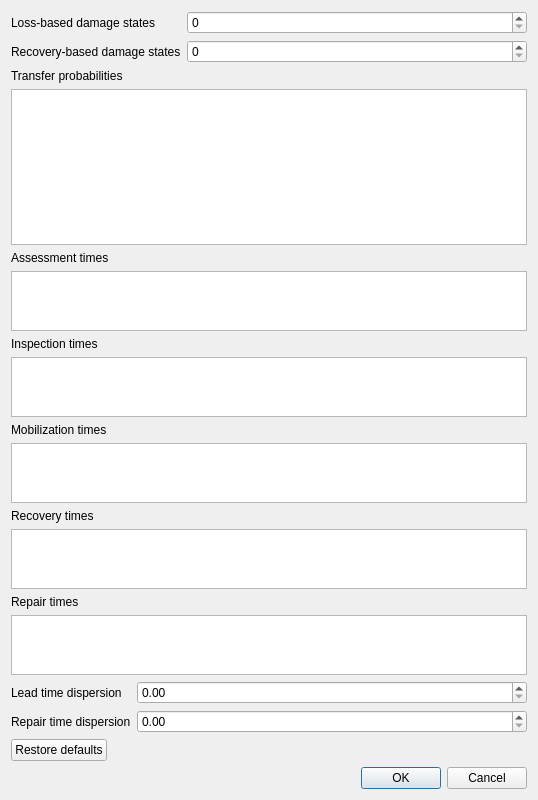
<?xml version="1.0" encoding="UTF-8"?>
<ui version="4.0">
 <class>RecoverySettingsDialog</class>
 <widget class="QDialog" name="RecoverySettingsDialog">
  <property name="geometry">
   <rect>
    <x>0</x>
    <y>0</y>
    <width>538</width>
    <height>800</height>
   </rect>
  </property>
  <property name="windowTitle">
   <string>Recovery Modeling Settings</string>
  </property>
  <layout class="QVBoxLayout" name="verticalLayout">
   <item>
    <layout class="QFormLayout" name="formLayout">
     <item row="0" column="0">
      <widget class="QLabel" name="label">
       <property name="text">
        <string>Loss-based damage states</string>
       </property>
      </widget>
     </item>
     <item row="1" column="0">
      <widget class="QLabel" name="label_2">
       <property name="text">
        <string>Recovery-based damage states</string>
       </property>
      </widget>
     </item>
     <item row="0" column="1">
      <widget class="QSpinBox" name="n_loss_based_dmg_states_sbx"/>
     </item>
     <item row="1" column="1">
      <widget class="QSpinBox" name="n_recovery_based_dmg_states_sbx"/>
     </item>
    </layout>
   </item>
   <item>
    <widget class="QLabel" name="label_3">
     <property name="text">
      <string>Transfer probabilities</string>
     </property>
    </widget>
   </item>
   <item>
    <widget class="QTableWidget" name="transfer_probabilities_tbl">
     <property name="sizePolicy">
      <sizepolicy hsizetype="Expanding" vsizetype="MinimumExpanding">
       <horstretch>0</horstretch>
       <verstretch>0</verstretch>
      </sizepolicy>
     </property>
     <property name="minimumSize">
      <size>
       <width>0</width>
       <height>156</height>
      </size>
     </property>
     <property name="sizeIncrement">
      <size>
       <width>0</width>
       <height>0</height>
      </size>
     </property>
    </widget>
   </item>
   <item>
    <widget class="QLabel" name="label_9">
     <property name="text">
      <string>Assessment times</string>
     </property>
    </widget>
   </item>
   <item>
    <widget class="QTableWidget" name="assessment_times_tbl">
     <property name="sizePolicy">
      <sizepolicy hsizetype="Expanding" vsizetype="MinimumExpanding">
       <horstretch>0</horstretch>
       <verstretch>0</verstretch>
      </sizepolicy>
     </property>
     <property name="minimumSize">
      <size>
       <width>0</width>
       <height>50</height>
      </size>
     </property>
     <property name="maximumSize">
      <size>
       <width>16777215</width>
       <height>16777215</height>
      </size>
     </property>
    </widget>
   </item>
   <item>
    <widget class="QLabel" name="label_8">
     <property name="text">
      <string>Inspection times</string>
     </property>
    </widget>
   </item>
   <item>
    <widget class="QTableWidget" name="inspection_times_tbl">
     <property name="sizePolicy">
      <sizepolicy hsizetype="Expanding" vsizetype="MinimumExpanding">
       <horstretch>0</horstretch>
       <verstretch>0</verstretch>
      </sizepolicy>
     </property>
     <property name="minimumSize">
      <size>
       <width>0</width>
       <height>50</height>
      </size>
     </property>
     <property name="maximumSize">
      <size>
       <width>16777215</width>
       <height>16777215</height>
      </size>
     </property>
    </widget>
   </item>
   <item>
    <widget class="QLabel" name="label_6">
     <property name="text">
      <string>Mobilization times</string>
     </property>
    </widget>
   </item>
   <item>
    <widget class="QTableWidget" name="mobilization_times_tbl">
     <property name="sizePolicy">
      <sizepolicy hsizetype="Expanding" vsizetype="MinimumExpanding">
       <horstretch>0</horstretch>
       <verstretch>0</verstretch>
      </sizepolicy>
     </property>
     <property name="minimumSize">
      <size>
       <width>0</width>
       <height>50</height>
      </size>
     </property>
     <property name="maximumSize">
      <size>
       <width>16777215</width>
       <height>16777215</height>
      </size>
     </property>
    </widget>
   </item>
   <item>
    <widget class="QLabel" name="label_10">
     <property name="text">
      <string>Recovery times</string>
     </property>
    </widget>
   </item>
   <item>
    <widget class="QTableWidget" name="recovery_times_tbl">
     <property name="sizePolicy">
      <sizepolicy hsizetype="Expanding" vsizetype="MinimumExpanding">
       <horstretch>0</horstretch>
       <verstretch>0</verstretch>
      </sizepolicy>
     </property>
     <property name="minimumSize">
      <size>
       <width>0</width>
       <height>50</height>
      </size>
     </property>
     <property name="maximumSize">
      <size>
       <width>16777215</width>
       <height>16777215</height>
      </size>
     </property>
    </widget>
   </item>
   <item>
    <widget class="QLabel" name="label_4">
     <property name="text">
      <string>Repair times</string>
     </property>
    </widget>
   </item>
   <item>
    <widget class="QTableWidget" name="repair_times_tbl">
     <property name="sizePolicy">
      <sizepolicy hsizetype="Expanding" vsizetype="MinimumExpanding">
       <horstretch>0</horstretch>
       <verstretch>0</verstretch>
      </sizepolicy>
     </property>
     <property name="minimumSize">
      <size>
       <width>0</width>
       <height>50</height>
      </size>
     </property>
     <property name="maximumSize">
      <size>
       <width>16777215</width>
       <height>16777215</height>
      </size>
     </property>
    </widget>
   </item>
   <item>
    <layout class="QFormLayout" name="formLayout_2">
     <property name="topMargin">
      <number>0</number>
     </property>
     <item row="1" column="0">
      <widget class="QLabel" name="label_5">
       <property name="text">
        <string>Repair time dispersion</string>
       </property>
      </widget>
     </item>
     <item row="1" column="1">
      <widget class="QDoubleSpinBox" name="repair_time_dispersion_sbx"/>
     </item>
     <item row="0" column="0">
      <widget class="QLabel" name="label_7">
       <property name="text">
        <string>Lead time dispersion</string>
       </property>
      </widget>
     </item>
     <item row="0" column="1">
      <widget class="QDoubleSpinBox" name="lead_time_dispersion_sbx"/>
     </item>
    </layout>
   </item>
   <item>
    <layout class="QHBoxLayout" name="horizontalLayout">
     <property name="topMargin">
      <number>0</number>
     </property>
     <item>
      <widget class="QPushButton" name="restore_defaults_btn">
       <property name="text">
        <string>Restore defaults</string>
       </property>
      </widget>
     </item>
     <item>
      <spacer name="horizontalSpacer">
       <property name="orientation">
        <enum>Qt::Horizontal</enum>
       </property>
       <property name="sizeHint" stdset="0">
        <size>
         <width>40</width>
         <height>20</height>
        </size>
       </property>
      </spacer>
     </item>
    </layout>
   </item>
   <item>
    <widget class="QDialogButtonBox" name="buttonBox">
     <property name="orientation">
      <enum>Qt::Horizontal</enum>
     </property>
     <property name="standardButtons">
      <set>QDialogButtonBox::Cancel|QDialogButtonBox::Ok</set>
     </property>
    </widget>
   </item>
  </layout>
 </widget>
 <resources/>
 <connections>
  <connection>
   <sender>buttonBox</sender>
   <signal>accepted()</signal>
   <receiver>RecoverySettingsDialog</receiver>
   <slot>accept()</slot>
   <hints>
    <hint type="sourcelabel">
     <x>248</x>
     <y>254</y>
    </hint>
    <hint type="destinationlabel">
     <x>157</x>
     <y>274</y>
    </hint>
   </hints>
  </connection>
  <connection>
   <sender>buttonBox</sender>
   <signal>rejected()</signal>
   <receiver>RecoverySettingsDialog</receiver>
   <slot>reject()</slot>
   <hints>
    <hint type="sourcelabel">
     <x>316</x>
     <y>260</y>
    </hint>
    <hint type="destinationlabel">
     <x>286</x>
     <y>274</y>
    </hint>
   </hints>
  </connection>
 </connections>
</ui>
